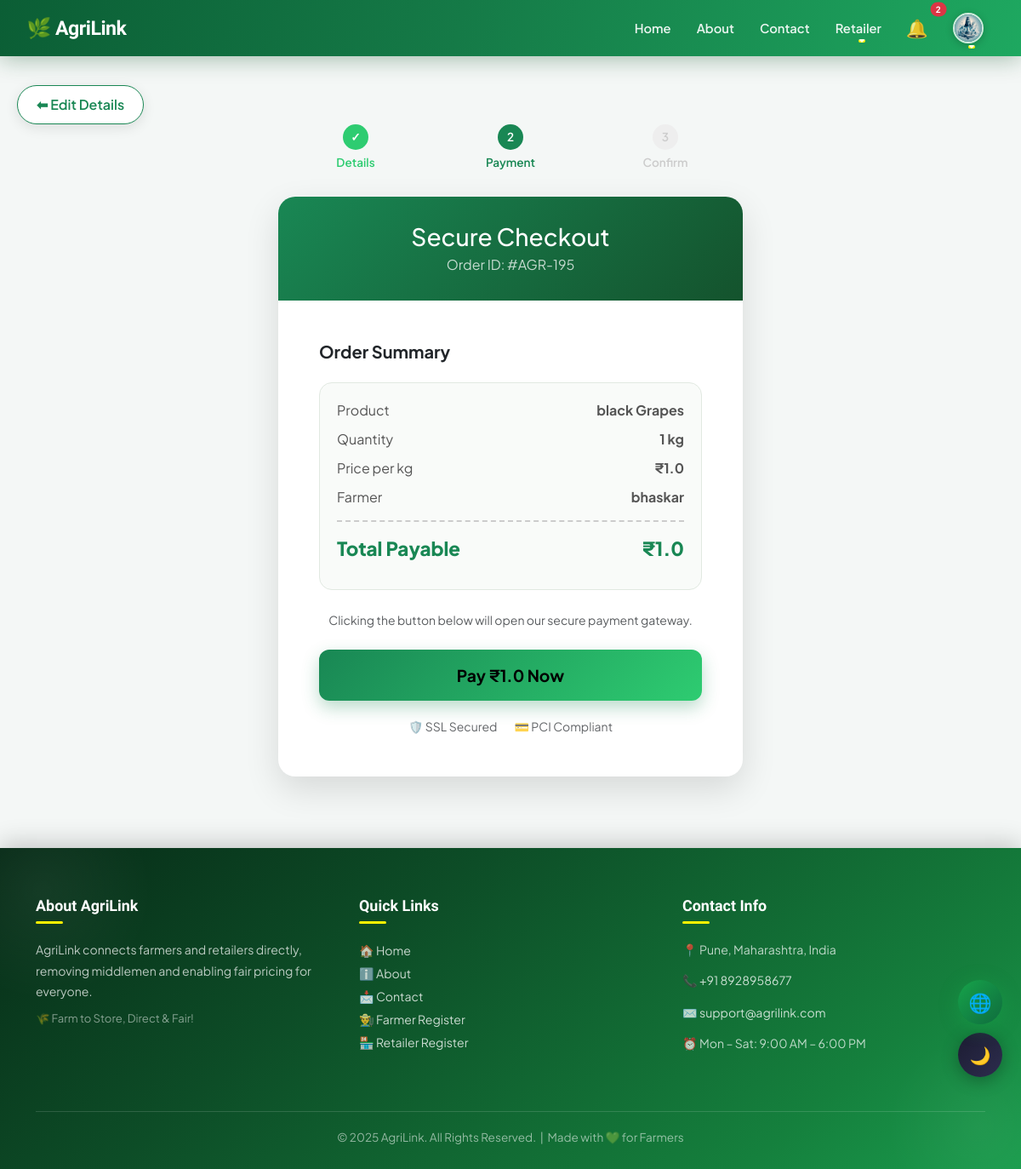
Page /payment/195/ (signed in) on the committed database.
### projectapp/models.py (models this page shows, shortened)
class Order(models.Model):
    STATUS_CHOICES = [
        ('Pending', 'Pending'),
        ('Accepted', 'Accepted'),
        ('Packed', 'Packed'),
        ('Dispatched', 'Dispatched'),
        ('Delivered', 'Delivered'),
        ('Paid', 'Paid'),
    ]
    product = models.ForeignKey('Product', on_delete=models.PROTECT, related_name='orders')
    farmer = models.ForeignKey('Farmer', on_delete=models.CASCADE, related_name='orders', default=1)
    retailer = models.ForeignKey('Retailer', on_delete=models.CASCADE, related_name='orders')
    quantity = models.IntegerField(default=1)
    order_date = models.DateTimeField(auto_now_add=True)
    status = models.CharField(max_length=30, choices=STATUS_CHOICES, default='Pending')
    address = models.TextField(blank=True, null=True)
    contact = models.CharField(max_length=20, blank=True, null=True)
    current_lat = models.FloatField(null=True, blank=True)
    current_lng = models.FloatField(null=True, blank=True)
    driver = models.ForeignKey('Driver', on_delete=models.SET_NULL, null=True, blank=True)
    total_amount = models.FloatField(default=0.0)
    farmer_paid = models.BooleanField(default=False)  # ✅ ADD THIS

class Product(models.Model):
    product = models.CharField(max_length=100)
    description = models.TextField()
    created_at = models.DateTimeField(default=timezone.now)
    price = models.FloatField()
    latitude = models.FloatField(null=True, blank=True)  # 🆕
    longitude = models.FloatField(null=True, blank=True)  # 🆕
    quantity = models.IntegerField()
    location = models.CharField(max_length=50)
    image = models.ImageField(upload_to='product_images/', blank=True, null=True)
    farmer = models.ForeignKey('Farmer', on_delete=models.CASCADE, related_name='products')

class Farmer(models.Model):
    name = models.CharField(max_length=100)
    email = models.EmailField()
    password = models.CharField(max_length=100)
    contact = models.CharField(max_length=20)
    address = models.TextField()
    gender = models.CharField(max_length=10)
    first_login = models.BooleanField(default=True)
    profile_image = models.ImageField(upload_to='profiles/', default='profiles/default.jpg')
    bank_account_number = models.CharField(max_length=20, blank=True, null=True)
    ifsc_code = models.CharField(max_length=15, blank=True, null=True)

### projectapp/views.py (the view)
# urls.py: path("payment/<int:order_id>/", views.payment_page, name="payment_page"),
def payment_page(request, order_id):
    order = get_object_or_404(Order, id=order_id)
    if request.session.get('user_type') != 'retailer' or request.session.get('name') != order.retailer.name:
        return HttpResponseForbidden("Not authorized.")
    amount_rupees = order.quantity * order.product.price   # total amount
    try:
        amount_paise = int(round(amount_rupees * 100))  # convert to paise
    except Exception:
        amount_paise = int(order.product.price * 100)
    client = razorpay.Client(auth=(settings.RAZORPAY_KEY_ID, settings.RAZORPAY_KEY_SECRET))
    razorpay_order = client.order.create({
        "amount": amount_paise,
        "currency": "INR",
        "payment_capture": "1"
    })
    context = {
        "product": order.product,
        "order": order,
        "amount": amount_rupees,
        "razorpay_order_id": razorpay_order["id"],
        "razorpay_key": settings.RAZORPAY_KEY_ID,
    }
    return render(request, "payment_page.html", context)

### projectapp/context_processors.py (called while the page is built)
def navbar_notifications(request):
    user_type = request.session.get('user_type')
    name = request.session.get('name')
    notes = []
    if user_type == "farmer" and name:
        notes = Notification.objects.filter(receiver_farmer__name=name, is_read=False).order_by('-timestamp')
    elif user_type == "retailer" and name:
        notes = Notification.objects.filter(receiver_retailer__name=name, is_read=False).order_by('-timestamp')
    elif user_type == "driver" and name:
        notes = Notification.objects.filter(receiver_driver__name=name, is_read=False).order_by('-timestamp')
    return {'navbar_notes': notes, 'user_type': user_type}

### projectapp/templates/payment_page.html (shortened to what this page needs)
{% extends 'master.html' %}
{% block body %}
<div class="back-btn-wrapper">
    <button class="back-btn" onclick="goBack()">⬅ Edit Details</button>
</div>
<div class="container mb-5">
    <div class="row justify-content-center">
        <div class="col-lg-6">
            <div class="order-steps">
                <div class="step completed"><span class="step-icon">✓</span>Details</div>
                <div class="step active"><span class="step-icon">2</span>Payment</div>
                <div class="step"><span class="step-icon">3</span>Confirm</div>
            </div>
            <div class="card payment-card">
                <div class="payment-header">
                    <h3 class="mb-1">Secure Checkout</h3>
                    <p class="mb-0 opacity-75">Order ID: #AGR-{{ order.id }}</p>
                </div>
                <div class="card-body p-4 p-md-5">
                    <h5 class="mb-4 fw-bold">Order Summary</h5>
                    <div class="bill-details">
                        <div class="bill-row">
                            <span>Product</span>
                            <strong>{{ product.product }}</strong>
                        </div>
                        <div class="bill-row">
                            <span>Quantity</span>
                            <strong>{{ order.quantity }} kg</strong>
                        </div>
                        <div class="bill-row">
                            <span>Price per kg</span>
                            <strong>₹{{ product.price }}</strong>
                        </div>
                        <div class="bill-row">
                            <span>Farmer</span>
                            <strong>{{ product.farmer.name }}</strong>
                        </div>
                        <div class="bill-row total-row">
                            <span>Total Payable</span>
                            <span>₹{{ amount }}</span>
                        </div>
                    </div>
                    <p class="text-center text-muted small mb-4">
                        Clicking the button below will open our secure payment gateway.
                    </p>
                    <button id="rzp-button1">Pay ₹{{ amount }} Now</button>
                    <div class="trust-badges">
                        <small>🛡️ SSL Secured</small>
                        <small>💳 PCI Compliant</small>
                    </div>
                </div>
            </div>
        </div>
    </div>
</div>
{% endblock %}

### projectapp/templates/master.html (style rules this page uses)
:root { --g50: #f0fdf4; --g100: #dcfce7; --g200: #bbf7d0; --g400: #4ade80; --g500: #22c55e; --g600: #16a34a; --g700: #15803d; --g800: #166534; --g900: #14532d; --bg: #ffffff; --bg2: #f0fdf4; --bg3: #ffffff; --txt: #0d1f14; --txt2: #3d6650; --txt3: #6b8070; --bdr: #d1fae5; --inp: #f8fffc; --sh1: 0 1px 4px rgba(10,40,20,.07); --sh2: 0 4px 18px rgba(10,40,20,.11); --sh3: 0 14px 44px rgba(10,40,20,.15); --stripe: #f0fdf4; }
*, *::before, *::after { box-sizing: border-box; }
html { scroll-behavior: smooth; }
body { font-family: 'Plus Jakarta Sans', sans-serif; background: var(--bg); color: var(--txt); transition: background .35s, color .35s; overflow-x: hidden; top: 0 !important; margin: 0; padding: 0; }

### projectapp/templates/payment_page.html (style rules this page uses)
body { background: #f4f7f6; }
.back-btn-wrapper { margin-top: 100px; margin-left: 20px; }
.back-btn { border: none; padding: 10px 22px; border-radius: 50px; background: #fff; color: #198754; font-weight: 600; cursor: pointer; box-shadow: 0 4px 15px rgba(0,0,0,0.1); transition: .3s; border: 1px solid #198754; }
.payment-card { border-radius: 20px; border: none; overflow: hidden; box-shadow: 0 15px 40px rgba(0,0,0,0.12) !important; background: #fff; }
.payment-header { background: linear-gradient(135deg, #198754, #14532d); color: white; padding: 30px; text-align: center; }
.bill-details { background: #f9fbf9; border-radius: 15px; padding: 20px; border: 1px solid #e1e9e1; margin-bottom: 25px; }
.bill-row { display: flex; justify-content: space-between; margin-bottom: 10px; color: #555; font-size: 1rem; }
.total-row { border-top: 2px dashed #ccc; padding-top: 15px; margin-top: 15px; font-weight: 800; color: #198754; font-size: 1.4rem; }
#rzp-button1 { background: linear-gradient(135deg, #198754, #2ecc71); border: none; border-radius: 12px; padding: 16px; font-weight: 700; font-size: 1.2rem; transition: 0.3s; box-shadow: 0 8px 20px rgba(25, 135, 84, 0.3); width: 100%; }
.order-steps { display: flex; justify-content: space-between; margin-bottom: 30px; }
.step { text-align: center; flex: 1; font-size: 0.85rem; font-weight: 600; color: #ccc; }
.step.active { color: #198754; }
.step.completed { color: #2ecc71; }
.step-icon { width: 30px; height: 30px; line-height: 30px; border-radius: 50%; background: #eee; display: block; margin: 0 auto 5px; }
.step.active .step-icon { background: #198754; color: #fff; }
.step.completed .step-icon { background: #2ecc71; color: #fff; }
.trust-badges { display: flex; justify-content: center; gap: 20px; margin-top: 20px; opacity: 0.7; }

### rows in the picture
Order: id "195", quantity "1"
Product: product "black Grapes", price "1.0", farmer.name "bhaskar"

### other values in the picture
{{ navbar_notes|length }} "2"
{{ amount }} "1.0"
